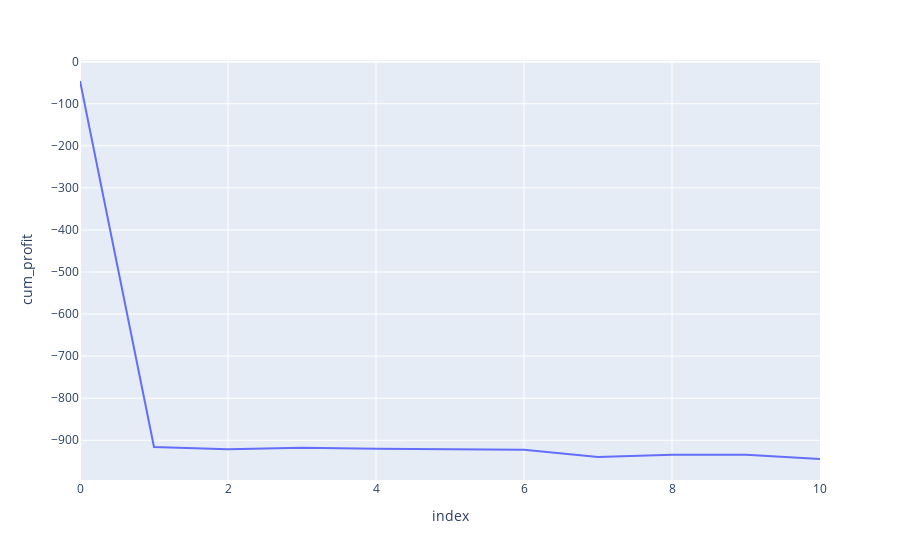

The cell this chart's notebook holds for it:
### Code cell
import matplotlib.pyplot as plt
import plotly.express as px
# Calc profit, considering only closing trades
profit=trades[~trades["profit"].isna()].copy()
#profit["profit"]=profit["price"].diff()*(profit["qty"]/profit["qty"])
profit["cum_profit"] = profit["profit"].cumsum()

#Plot
fig = px.line(profit, y="cum_profit")
fig.show()

### Figure 1 — Plotly figure (JSON) as saved in the notebook; plotly's stock layout.template omitted (floating-point values rounded to 4 significant figures)
{"data": [{"hovertemplate": "index=%{x}<br>cum_profit=%{y}<extra></extra>", "legendgroup": "", "line": {"color": "#636efa", "dash": "solid"}, "marker": {"symbol": "circle"}, "mode": "lines", "name": "", "orientation": "v", "showlegend": false, "type": "scatter", "x": [0, 1, 2, 3, 4, 5, 6, 7, 8, 9, 10], "xaxis": "x", "y": [-45.95, -915.9, -921.2, -917.6, -920.2, -921.0, -922.4, -939.8, -934.7, -934.2, -944.5], "yaxis": "y"}], "layout": {"legend": {"tracegroupgap": 0}, "margin": {"t": 60}, "xaxis": {"anchor": "y", "domain": [0, 1], "title": {"text": "index"}}, "yaxis": {"anchor": "x", "domain": [0, 1], "title": {"text": "cum_profit"}}}}
